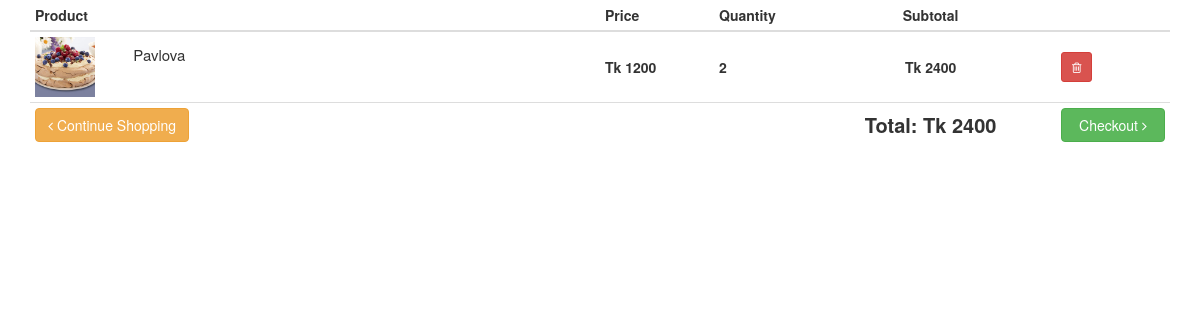
/Cart.php, run on the app's committed database.
### tables this page shows
CREATE TABLE `cart` (
  `name` varchar(50) NOT NULL,
  `price` int(11) NOT NULL,
  `quantity` int(11) NOT NULL,
  `image` varchar(30) NOT NULL
);

### Cart.php (the view, shortened to what this page needs)
<!DOCTYPE html>
<html>
<head>
	<link href="index.css" rel="stylesheet" type="text/css">
	<link href="https://stackpath.bootstrapcdn.com/font-awesome/4.7.0/css/font-awesome.min.css" rel="stylesheet">
	<link href="//netdna.bootstrapcdn.com/bootstrap/3.2.0/css/bootstrap.min.css" rel="stylesheet" id="bootstrap-css">
</head>
<body>
<link href="//maxcdn.bootstrapcdn.com/font-awesome/4.1.0/css/font-awesome.min.css" rel="stylesheet">
<div class="container">
	<table id="cart" class="table table-hover table-condensed">
    				<thead>
						<tr>
							<th style="width:50%">Product</th>
							<th style="width:10%">Price</th>
							<th style="width:8%">Quantity</th>
							<th style="width:22%" class="text-center">Subtotal</th>
							<th style="width:10%"></th>
						</tr>
					</thead>
						<?php
											$mysqli = new mysqli("localhost", $username, $password, $database);
											$query = "SELECT * FROM cart";
											$total=0;
											if ($result = $mysqli->query($query)) {
											    while ($row = $result->fetch_assoc()) {
											        $name = $row["name"];
											        $price = $row['price'];
											        $image = $row['image'];
											        $quantity = $row['quantity'];
											        $subtotal=$price*$quantity;
											        $total=$total+$subtotal;
						?>
					<form action="remove.php"method="POST">
					<tbody>
						<tr>
							<td data-th="Product">
								<div class="row">
									<div class="col-sm-2 hidden-xs"><img  style="width: 60px; height: auto; " src=<?php echo 'images/',$image;?>></div>
									<div class="col-sm-10">
										<h4 class="nomargin" style="font-size: 15px;"><?php echo $name;?></h4>
									</div>
								</div>
							</td>
							<td data-th="Price"><?php echo "Tk ",$price;?></td>
							<td data-th="Quantity"><?php echo $quantity;?></td>
							<td data-th="Subtotal" class="text-center"><?php echo "Tk ",$subtotal;?></td>
							<td class="actions" data-th="">
								<button href="#" name="delbtn" class="btn btn-danger btn-sm"><i class="fa fa-trash-o"></i></button>
								</form>
					<?php
							    }
                               }
							 ?>
					<tfoot>
						<tr>
							<td><a href="<?php echo $_SESSION["loc"];?>" class="btn btn-warning"><i class="fa fa-angle-left"></i> Continue Shopping</a></td>
							<td colspan="2" class="hidden-xs"></td>
							<td class="hidden-xs text-center" style="font-size: 20px;"><strong><?php echo "Total: Tk ",$total;?></strong></td>
							<td><a href="Checkout.php" class="btn btn-success btn-block">Checkout <i class="fa fa-angle-right"></i></a></td>
						</tr>
					</tfoot>
				</table>
</div>
</body>
</html>

### index.css (style rules this page uses)
body { background:white; font-family: 'NanumGothic'; font-weight: 800; display: flex; min-height: 100vh; flex-direction: column; }
.container { width: 95%; margin: 0 auto; }
button { color: #fff !important; text-decoration: none; font-family: 'Arial'; background: #cc6699; padding: 10px; border-radius: 50px; display: inline-block; border: none; transition: all 0.4s ease 0s; }

### Cart.php (style rules this page uses)
.table>tbody>tr>td, .table>tfoot>tr>td { vertical-align: middle; }

### data on the page
cart: image (picture), name "Pavlova", price "1200", quantity "2", subtotal "2400"

### other printed values
$total "2400"
